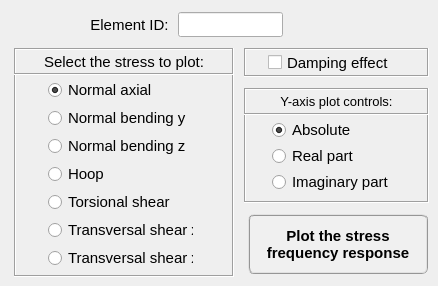
        <widget class="QWidget" name="tab_plot">
         <attribute name="title">
          <string>Plot</string>
         </attribute>
         <widget class="QFrame" name="frame_4">
          <property name="geometry">
           <rect>
            <x>244</x>
            <y>88</y>
            <width>185</width>
            <height>115</height>
           </rect>
          </property>
          <property name="minimumSize">
           <size>
            <width>185</width>
            <height>108</height>
           </size>
          </property>
          <property name="maximumSize">
           <size>
            <width>185</width>
            <height>140</height>
           </size>
          </property>
          <property name="sizeIncrement">
           <size>
            <width>0</width>
            <height>110</height>
           </size>
          </property>
          <property name="frameShape">
           <enum>QFrame::Box</enum>
          </property>
          <property name="frameShadow">
           <enum>QFrame::Sunken</enum>
          </property>
          <widget class="QWidget" name="verticalLayoutWidget_10">
           <property name="geometry">
            <rect>
             <x>28</x>
             <y>32</y>
             <width>147</width>
             <height>74</height>
            </rect>
           </property>
           <layout class="QVBoxLayout" name="verticalLayout_10">
            <item>
             <widget class="QRadioButton" name="radioButton_plotAbs">
              <property name="minimumSize">
               <size>
                <width>140</width>
                <height>0</height>
               </size>
              </property>
              <property name="maximumSize">
               <size>
                <width>140</width>
                <height>20</height>
               </size>
              </property>
              <property name="font">
               <font>
                <family>MS Shell Dlg 2</family>
                <pointsize>11</pointsize>
                <weight>50</weight>
                <italic>false</italic>
                <bold>false</bold>
               </font>
              </property>
              <property name="text">
               <string>Absolute</string>
              </property>
              <property name="iconSize">
               <size>
                <width>30</width>
                <height>30</height>
               </size>
              </property>
              <property name="checked">
               <bool>true</bool>
              </property>
             </widget>
            </item>
            <item>
             <widget class="QRadioButton" name="radioButton_plotReal">
              <property name="minimumSize">
               <size>
                <width>140</width>
                <height>0</height>
               </size>
              </property>
              <property name="maximumSize">
               <size>
                <width>140</width>
                <height>20</height>
               </size>
              </property>
              <property name="font">
               <font>
                <family>MS Shell Dlg 2</family>
                <pointsize>11</pointsize>
                <weight>50</weight>
                <italic>false</italic>
                <bold>false</bold>
               </font>
              </property>
              <property name="text">
               <string>Real part</string>
              </property>
             </widget>
            </item>
            <item>
             <widget class="QRadioButton" name="radioButton_plotImag">
              <property name="minimumSize">
               <size>
                <width>140</width>
                <height>0</height>
               </size>
              </property>
              <property name="maximumSize">
               <size>
                <width>140</width>
                <height>20</height>
               </size>
              </property>
              <property name="font">
               <font>
                <family>MS Shell Dlg 2</family>
                <pointsize>11</pointsize>
                <weight>50</weight>
                <italic>false</italic>
                <bold>false</bold>
               </font>
              </property>
              <property name="text">
               <string>Imaginary part</string>
              </property>
             </widget>
            </item>
           </layout>
          </widget>
          <widget class="QLabel" name="label_8">
           <property name="enabled">
            <bool>true</bool>
           </property>
           <property name="geometry">
            <rect>
             <x>0</x>
             <y>0</y>
             <width>185</width>
             <height>27</height>
            </rect>
           </property>
           <property name="sizePolicy">
            <sizepolicy hsizetype="Preferred" vsizetype="Expanding">
             <horstretch>0</horstretch>
             <verstretch>0</verstretch>
            </sizepolicy>
           </property>
           <property name="minimumSize">
            <size>
             <width>120</width>
             <height>27</height>
            </size>
           </property>
           <property name="maximumSize">
            <size>
             <width>200</width>
             <height>27</height>
            </size>
           </property>
           <property name="font">
            <font>
             <family>MS Shell Dlg 2</family>
             <pointsize>10</pointsize>
             <weight>50</weight>
             <italic>false</italic>
             <bold>false</bold>
            </font>
           </property>
           <property name="frameShape">
            <enum>QFrame::Box</enum>
           </property>
           <property name="frameShadow">
            <enum>QFrame::Sunken</enum>
           </property>
           <property name="text">
            <string>Y-axis plot controls:</string>
           </property>
           <property name="textFormat">
            <enum>Qt::AutoText</enum>
           </property>
           <property name="scaledContents">
            <bool>false</bool>
           </property>
           <property name="alignment">
            <set>Qt::AlignCenter</set>
           </property>
           <property name="wordWrap">
            <bool>false</bool>
           </property>
           <property name="indent">
            <number>0</number>
           </property>
          </widget>
         </widget>
         <widget class="QFrame" name="frame_5">
          <property name="geometry">
           <rect>
            <x>14</x>
            <y>48</y>
            <width>220</width>
            <height>229</height>
           </rect>
          </property>
          <property name="minimumSize">
           <size>
            <width>0</width>
            <height>108</height>
           </size>
          </property>
          <property name="maximumSize">
           <size>
            <width>16777215</width>
            <height>270</height>
           </size>
          </property>
          <property name="frameShape">
           <enum>QFrame::Box</enum>
          </property>
          <property name="frameShadow">
           <enum>QFrame::Sunken</enum>
          </property>
          <widget class="QLabel" name="label_3">
           <property name="enabled">
            <bool>true</bool>
           </property>
           <property name="geometry">
            <rect>
             <x>0</x>
             <y>0</y>
             <width>220</width>
             <height>27</height>
            </rect>
           </property>
           <property name="sizePolicy">
            <sizepolicy hsizetype="Preferred" vsizetype="Expanding">
             <horstretch>0</horstretch>
             <verstretch>0</verstretch>
            </sizepolicy>
           </property>
           <property name="minimumSize">
            <size>
             <width>220</width>
             <height>27</height>
            </size>
           </property>
           <property name="maximumSize">
            <size>
             <width>220</width>
             <height>27</height>
            </size>
           </property>
           <property name="font">
            <font>
             <family>MS Shell Dlg 2</family>
             <pointsize>11</pointsize>
             <weight>50</weight>
             <italic>false</italic>
             <bold>false</bold>
            </font>
           </property>
           <property name="frameShape">
            <enum>QFrame::Box</enum>
           </property>
           <property name="frameShadow">
            <enum>QFrame::Sunken</enum>
           </property>
           <property name="text">
            <string>Select the stress to plot:</string>
           </property>
           <property name="textFormat">
            <enum>Qt::AutoText</enum>
           </property>
           <property name="scaledContents">
            <bool>false</bool>
           </property>
           <property name="alignment">
            <set>Qt::AlignCenter</set>
           </property>
           <property name="wordWrap">
            <bool>false</bool>
           </property>
           <property name="indent">
            <number>0</number>
           </property>
          </widget>
          <widget class="QWidget" name="verticalLayoutWidget">
           <property name="geometry">
            <rect>
             <x>34</x>
             <y>28</y>
             <width>153</width>
             <height>199</height>
            </rect>
           </property>
           <layout class="QVBoxLayout" name="verticalLayout">
            <property name="spacing">
             <number>5</number>
            </property>
            <item>
             <widget class="QRadioButton" name="radioButton_normal_axial">
              <property name="minimumSize">
               <size>
                <width>145</width>
                <height>18</height>
               </size>
              </property>
              <property name="maximumSize">
               <size>
                <width>145</width>
                <height>18</height>
               </size>
              </property>
              <property name="font">
               <font>
                <family>MS Shell Dlg 2</family>
                <pointsize>11</pointsize>
                <weight>50</weight>
                <italic>false</italic>
                <bold>false</bold>
               </font>
              </property>
              <property name="text">
               <string>Normal axial</string>
              </property>
              <property name="checked">
               <bool>true</bool>
              </property>
             </widget>
            </item>
            <item>
             <widget class="QRadioButton" name="radioButton_normal_bending_y">
              <property name="minimumSize">
               <size>
                <width>145</width>
                <height>18</height>
               </size>
              </property>
              <property name="maximumSize">
               <size>
                <width>145</width>
                <height>18</height>
               </size>
              </property>
              <property name="font">
               <font>
                <family>MS Shell Dlg 2</family>
                <pointsize>11</pointsize>
                <weight>50</weight>
                <italic>false</italic>
                <bold>false</bold>
               </font>
              </property>
              <property name="text">
               <string>Normal bending y</string>
              </property>
             </widget>
            </item>
            <item>
             <widget class="QRadioButton" name="radioButton_normal_bending_z">
              <property name="minimumSize">
               <size>
                <width>145</width>
                <height>18</height>
               </size>
              </property>
              <property name="maximumSize">
               <size>
                <width>145</width>
                <height>18</height>
               </size>
              </property>
              <property name="font">
               <font>
                <family>MS Shell Dlg 2</family>
                <pointsize>11</pointsize>
                <weight>50</weight>
                <italic>false</italic>
                <bold>false</bold>
               </font>
              </property>
              <property name="text">
               <string>Normal bending z</string>
              </property>
             </widget>
            </item>
            <item>
             <widget class="QRadioButton" name="radioButton_hoop">
              <property name="minimumSize">
               <size>
                <width>145</width>
                <height>18</height>
               </size>
              </property>
              <property name="maximumSize">
               <size>
                <width>145</width>
                <height>18</height>
               </size>
              </property>
              <property name="font">
               <font>
                <family>MS Shell Dlg 2</family>
                <pointsize>11</pointsize>
                <weight>50</weight>
                <italic>false</italic>
                <bold>false</bold>
               </font>
              </property>
              <property name="text">
               <string>Hoop</string>
              </property>
             </widget>
            </item>
            <item>
             <widget class="QRadioButton" name="radioButton_torsional_shear">
              <property name="minimumSize">
               <size>
                <width>145</width>
                <height>18</height>
               </size>
              </property>
              <property name="maximumSize">
               <size>
                <width>145</width>
                <height>18</height>
               </size>
              </property>
              <property name="font">
               <font>
                <family>MS Shell Dlg 2</family>
                <pointsize>11</pointsize>
                <weight>50</weight>
                <italic>false</italic>
                <bold>false</bold>
               </font>
              </property>
              <property name="text">
               <string>Torsional shear</string>
              </property>
             </widget>
            </item>
            <item>
             <widget class="QRadioButton" name="radioButton_transv_shear_xy">
              <property name="minimumSize">
               <size>
                <width>145</width>
                <height>18</height>
               </size>
              </property>
              <property name="maximumSize">
               <size>
                <width>145</width>
                <height>18</height>
               </size>
              </property>
              <property name="font">
               <font>
                <family>MS Shell Dlg 2</family>
                <pointsize>11</pointsize>
                <weight>50</weight>
                <italic>false</italic>
                <bold>false</bold>
               </font>
              </property>
              <property name="text">
               <string>Transversal shear xy</string>
              </property>
             </widget>
            </item>
            <item>
             <widget class="QRadioButton" name="radioButton_transv_shear_xz">
              <property name="minimumSize">
               <size>
                <width>145</width>
                <height>18</height>
               </size>
              </property>
              <property name="maximumSize">
               <size>
                <width>145</width>
                <height>18</height>
               </size>
              </property>
              <property name="font">
               <font>
                <family>MS Shell Dlg 2</family>
                <pointsize>11</pointsize>
                <weight>50</weight>
                <italic>false</italic>
                <bold>false</bold>
               </font>
              </property>
              <property name="text">
               <string>Transversal shear xz</string>
              </property>
             </widget>
            </item>
           </layout>
          </widget>
         </widget>
         <widget class="QLabel" name="label_2">
          <property name="geometry">
           <rect>
            <x>80</x>
            <y>12</y>
            <width>99</width>
            <height>25</height>
           </rect>
          </property>
          <property name="minimumSize">
           <size>
            <width>0</width>
            <height>25</height>
           </size>
          </property>
          <property name="maximumSize">
           <size>
            <width>16777215</width>
            <height>25</height>
           </size>
          </property>
          <property name="font">
           <font>
            <family>MS Shell Dlg 2</family>
            <pointsize>11</pointsize>
            <weight>50</weight>
            <italic>false</italic>
            <bold>false</bold>
           </font>
          </property>
          <property name="text">
           <string>Element ID:</string>
          </property>
          <property name="alignment">
           <set>Qt::AlignCenter</set>
          </property>
         </widget>
         <widget class="QPushButton" name="pushButton_plot">
          <property name="geometry">
           <rect>
            <x>248</x>
            <y>214</y>
            <width>180</width>
            <height>60</height>
           </rect>
          </property>
          <property name="minimumSize">
           <size>
            <width>180</width>
            <height>60</height>
           </size>
          </property>
          <property name="maximumSize">
           <size>
            <width>180</width>
            <height>60</height>
           </size>
          </property>
          <property name="font">
           <font>
            <family>MS Shell Dlg 2</family>
            <pointsize>11</pointsize>
            <weight>75</weight>
            <italic>false</italic>
            <bold>true</bold>
           </font>
          </property>
          <property name="styleSheet">
           <string notr="true">QPushButton{border-radius: 6px; border-color: rgb(150, 150, 150); border-style: ridge; border-width: 2px; color: rgb(0, 0, 0); background-color: rgb(240, 240, 240); font: 75 bold 11pt &quot;MS Shell Dlg 2&quot;}
QPushButton:hover{border-radius: 6px; border-color: rgb(0, 170, 255); border-style: ridge; border-width: 2px; color: rgb(0, 0, 0); background-color: rgba(174, 213, 255, 100); font: 75 bold 11pt &quot;MS Shell Dlg 2&quot;}
QPushButton:pressed{border-radius: 6px; border-color: rgb(0, 170, 255); border-style: ridge; border-width: 3px; color: rgb(0, 0, 0); background-color: rgb(174, 213, 255); font: 75 bold 11pt &quot;MS Shell Dlg 2&quot;}</string>
          </property>
          <property name="text">
           <string>Plot the stress 
frequency response</string>
          </property>
         </widget>
         <widget class="QLineEdit" name="lineEdit_elementID">
          <property name="geometry">
           <rect>
            <x>178</x>
            <y>12</y>
            <width>105</width>
            <height>25</height>
           </rect>
          </property>
          <property name="minimumSize">
           <size>
            <width>0</width>
            <height>25</height>
           </size>
          </property>
          <property name="maximumSize">
           <size>
            <width>16777215</width>
            <height>25</height>
           </size>
          </property>
          <property name="font">
           <font>
            <family>Arial</family>
            <pointsize>11</pointsize>
            <weight>75</weight>
            <italic>true</italic>
            <bold>true</bold>
           </font>
          </property>
          <property name="styleSheet">
           <string notr="true">color: rgb(0, 0, 255);</string>
          </property>
          <property name="text">
           <string/>
          </property>
          <property name="alignment">
           <set>Qt::AlignCenter</set>
          </property>
         </widget>
         <widget class="QFrame" name="frame_7">
          <property name="geometry">
           <rect>
            <x>244</x>
            <y>48</y>
            <width>185</width>
            <height>29</height>
           </rect>
          </property>
          <property name="minimumSize">
           <size>
            <width>185</width>
            <height>29</height>
           </size>
          </property>
          <property name="maximumSize">
           <size>
            <width>185</width>
            <height>29</height>
           </size>
          </property>
          <property name="frameShape">
           <enum>QFrame::Box</enum>
          </property>
          <property name="frameShadow">
           <enum>QFrame::Sunken</enum>
          </property>
          <widget class="QCheckBox" name="checkBox_damping_effect">
           <property name="geometry">
            <rect>
             <x>24</x>
             <y>4</y>
             <width>141</width>
             <height>21</height>
            </rect>
           </property>
           <property name="minimumSize">
            <size>
             <width>141</width>
             <height>21</height>
            </size>
           </property>
           <property name="maximumSize">
            <size>
             <width>141</width>
             <height>21</height>
            </size>
           </property>
           <property name="font">
            <font>
             <family>MS Shell Dlg 2</family>
             <pointsize>11</pointsize>
             <weight>50</weight>
             <italic>false</italic>
             <bold>false</bold>
            </font>
           </property>
           <property name="text">
            <string>Damping effect</string>
           </property>
           <property name="checked">
            <bool>false</bool>
           </property>
          </widget>
         </widget>
        </widget>
